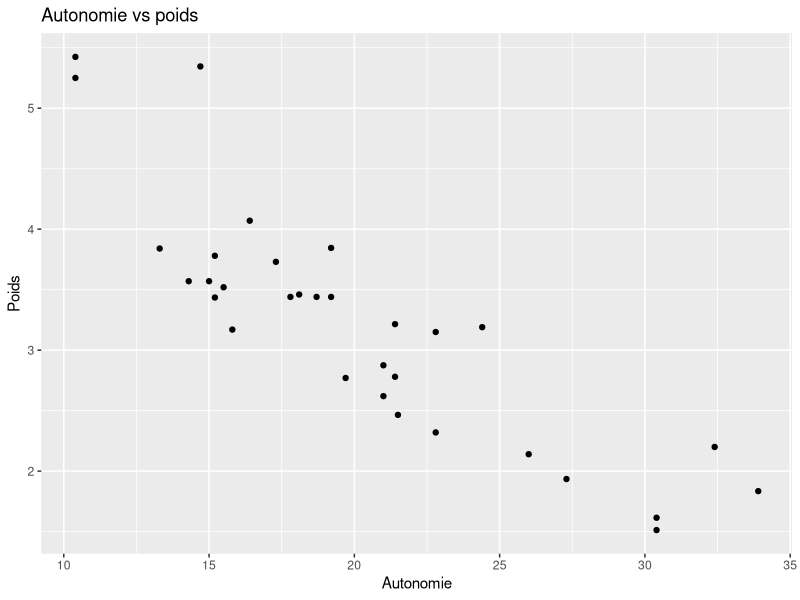
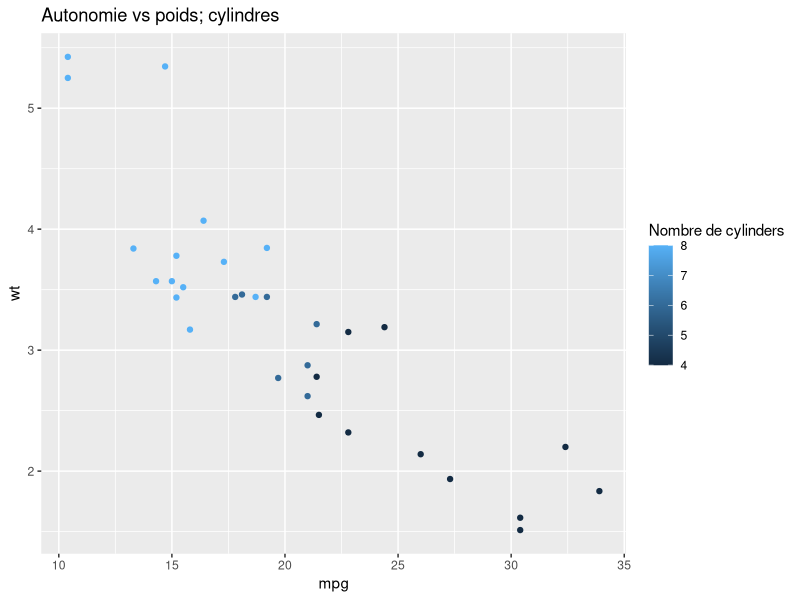
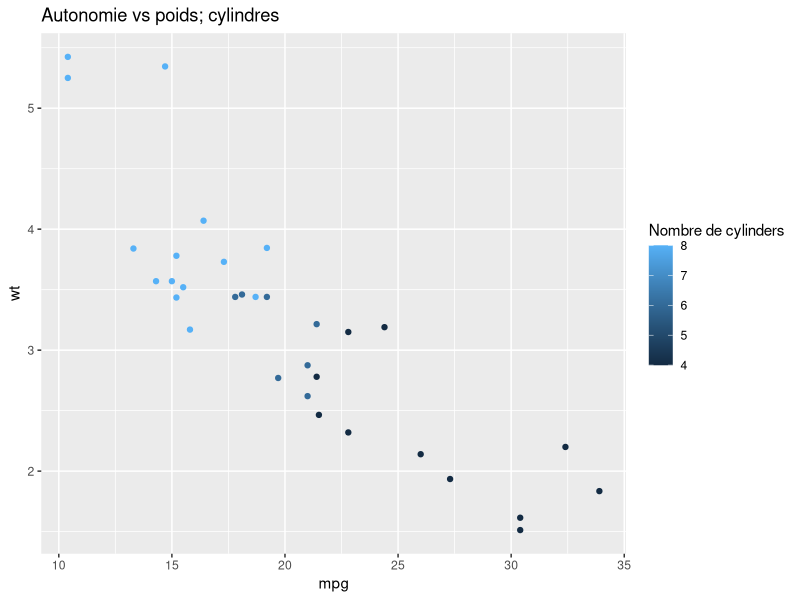
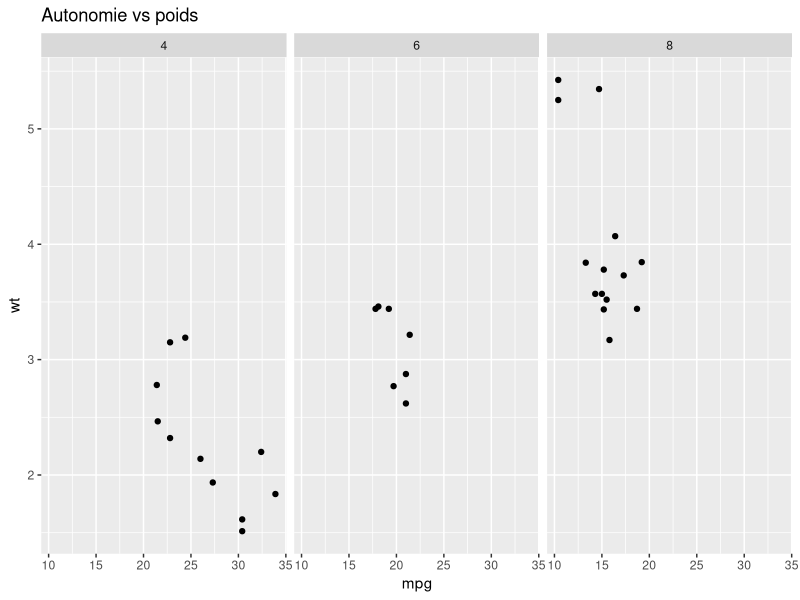

The R script that drew these images, in order:
## ---- chunk 1
library(ggplot2)

ggplot(mtcars) +
   geom_point(aes(x = mpg, y = wt)) +
   ggtitle('Autonomie vs poids') +
   labs(x = 'Autonomie', y = 'Poids')
## ---- chunk 2

## ---- chunk 3
p <- ggplot(mtcars) +
   geom_point(aes(x = mpg, y = wt, col = cyl)) +
   ggtitle('Autonomie vs poids; cylindres') +
   scale_color_continuous('Nombre de cylinders')
p
## ---- chunk 4
p
## ---- chunk 5
ggplot(mtcars) +
   geom_point(aes(x = mpg, y = wt)) +
   facet_wrap( ~ cyl) +
   ggtitle('Autonomie vs poids')
## ---- chunk 6

